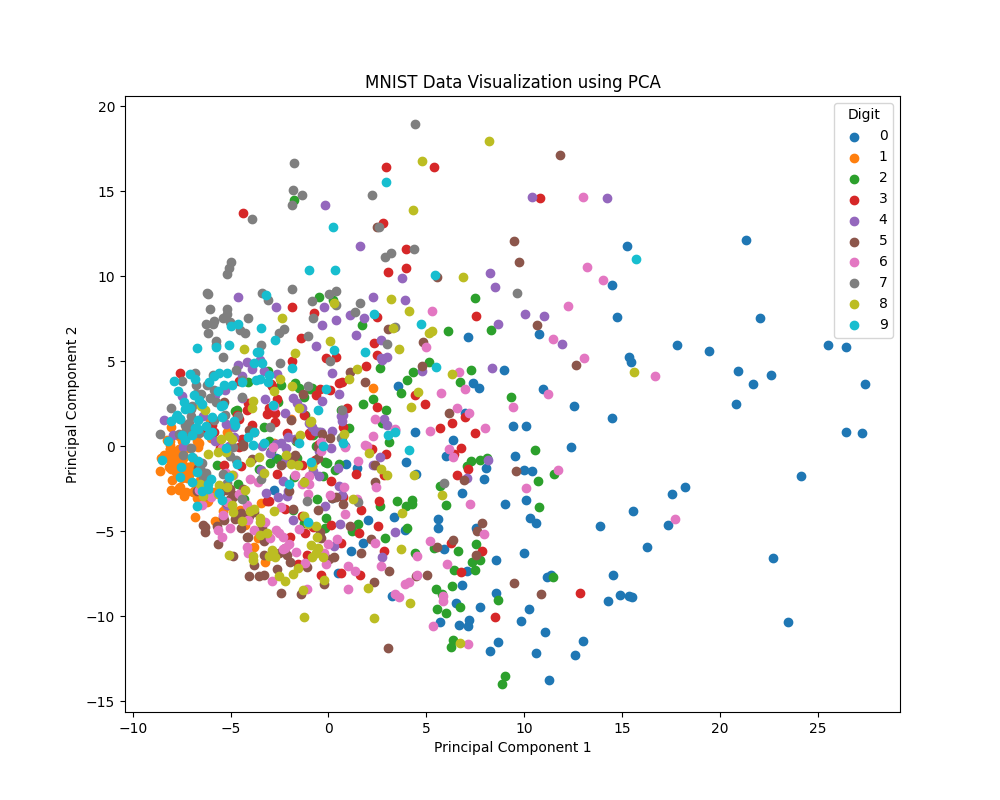

Write Python code to recreate this figure.
import pandas as pd
import numpy as np
import matplotlib.pyplot as plt
from sklearn.decomposition import PCA
from sklearn.preprocessing import StandardScaler

# Load MNIST dataset
mnist = pd.read_csv('MNIST_100.csv')

# Get data from column named 'label'
labels = mnist['label']
data = mnist.drop('label', axis=1)

# Scale data
scaler = StandardScaler()
scaled_data = scaler.fit_transform(data.values)

# Apply PCA to reduce the data to two dimensions
pca = PCA(n_components=2)
reduced_data = pca.fit_transform(scaled_data)

# Plot data
plt.figure(figsize=(10, 8))
for i in range(10):
    indices = np.where(labels == i)
    plt.scatter(reduced_data[indices, 0], reduced_data[indices, 1], label=str(i))
plt.xlabel('Principal Component 1')
plt.ylabel('Principal Component 2')
plt.legend(title='Digit')
plt.title('MNIST Data Visualization using PCA')

# Save the plot to a PNG file
plt.savefig('mnist_task1.png')

# Show the plot
plt.show()